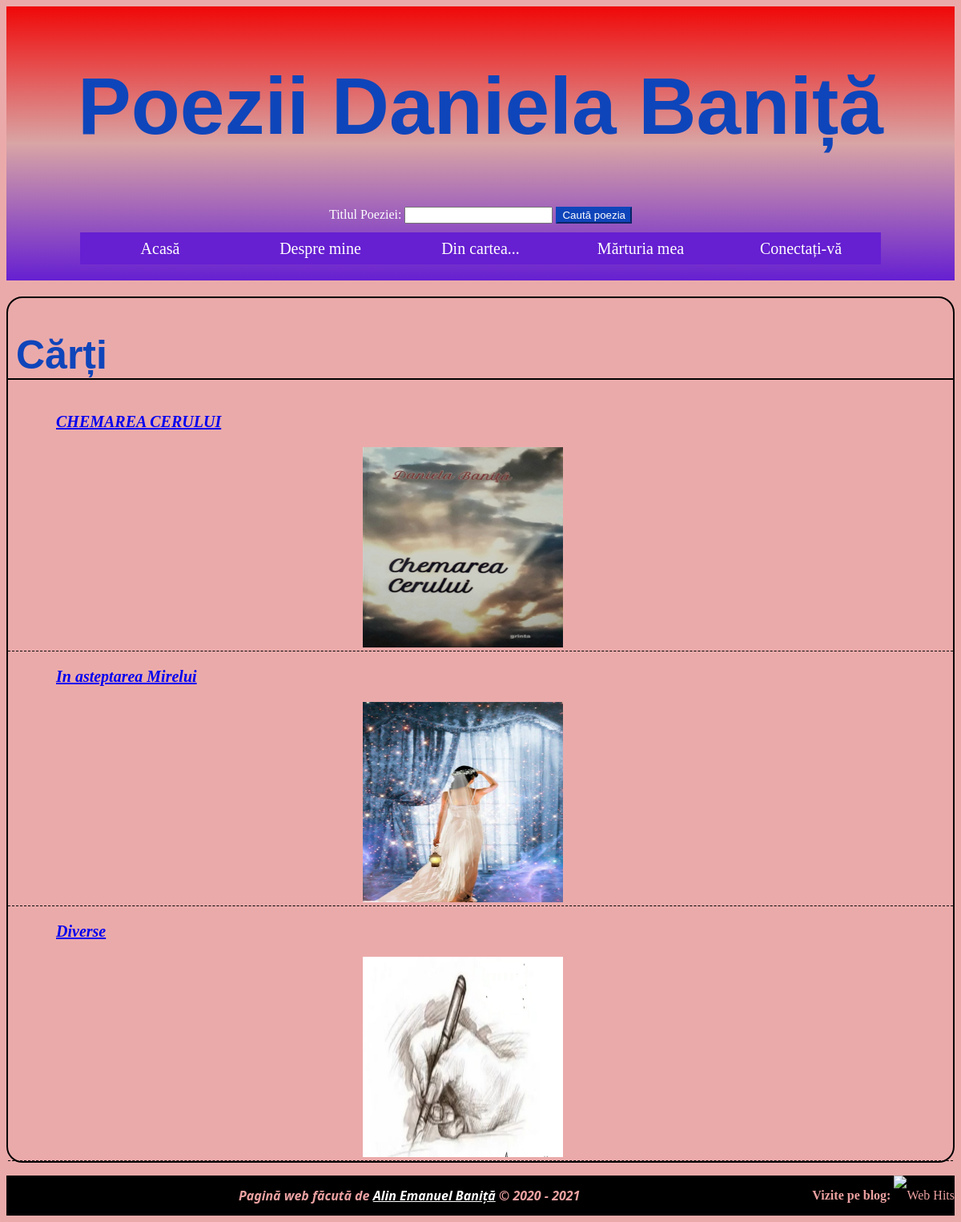
The page /bookList.php on the database its author committed.
### tables this page shows
CREATE TABLE IF NOT EXISTS `carte` (
  `id` int(11) NOT NULL AUTO_INCREMENT,
  `titlu` varchar(255) NOT NULL,
  `poza` varchar(255) NOT NULL,
  PRIMARY KEY (`id`)
);

### assets/includes/gestorBD.php (called while the page is built, shortened)
<?php
    function bookList($conexion)
    {
        $sql = "select * from carte";
        $carti = mysqli_query($conexion, $sql);
        $result = array();
        if($carti && mysqli_num_rows($carti) >= 1)
        {
            $result = $carti;
        }
        return $result;
    }
?>

### bookList.php (the view)
<?php require_once 'assets/includes/cabecera.php'; ?>
                    <div>
                        <h1>Cărți</h1>
                        <?php
                            $carti = bookList($db);
                            if(!empty($carti)):
                                while($carte = mysqli_fetch_assoc($carti)):
                                    $titlu = $carte['titlu'];
                                    $rutaPoza = $carte['poza'];
                        ?>
                            <article>
                                <p id="titlu"><a href="book.php?titlu=<?= $titlu ?>"><?= $titlu ?></a></p>
                                <div id="pozaRel">
                                    <img src="<?= $rutaPoza ?>" alt="S-a intamplat o eroare si s-a sters poza" height="250px" width="250px" />
                                </div>
                            </article>
                        <?php
                                endwhile;
                            endif;
                        ?>
                    </div>
<?php
    require_once 'assets/includes/pie.php';
?>

### assets/css/style.css (style rules this page uses)
body { background-color: #EBAAAA; }
#principal h1 { font-size: 50px; letter-spacing: 1.3; font-family: Impact, Haettenschweiler, 'Arial Narrow Bold', sans-serif; color: #0F45BA; padding-left: 10px; border-bottom: 2px solid black; }
article { border-bottom: 1px dashed black; padding-left: 10px; }
article #titlu { margin-left: 50px; font-family: Georgia, 'Times New Roman', Times, serif; font-size: 20px; }
#pozaRel { padding-left: 37%; }
div p { white-space: pre-line; font-weight: 700; font-family: 'Segoe UI', Tahoma, Geneva, Verdana, sans-serif; font-style: oblique; }

### assets/css/responsive.css (style rules this page uses)
body { background-color: red; }

### rows shown on the page
carte: titlu "CHEMAREA CERULUI", poza (picture)
carte: titlu "In asteptarea Mirelui", poza (picture)
carte: titlu "Diverse", poza (picture)
